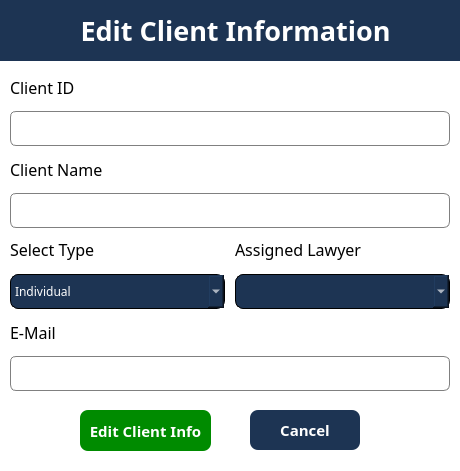
<?xml version="1.0" encoding="UTF-8"?>
<ui version="4.0">
 <class>editClient</class>
 <widget class="QDialog" name="editClient">
  <property name="geometry">
   <rect>
    <x>0</x>
    <y>0</y>
    <width>460</width>
    <height>471</height>
   </rect>
  </property>
  <property name="windowTitle">
   <string>Dialog</string>
  </property>
  <property name="styleSheet">
   <string notr="true">QDialog{
background-color: white;
}

#titleWidget{
background-color: #1d3453;
}
#title {
color: white;
}

QLineEdit{
	border:1px solid gray;
	border-radius: 6px;
	padding-left: 15px;
	height: 35px;
}

QComboBox{
border: 1px solid black;
border-radius: 8px;
background-color: #1d3453;
color: white;
height: 35px;


}</string>
  </property>
  <widget class="QPushButton" name="edit_lawyer_cancel">
   <property name="geometry">
    <rect>
     <x>250</x>
     <y>410</y>
     <width>110</width>
     <height>40</height>
    </rect>
   </property>
   <property name="font">
    <font>
     <family>Poppins</family>
     <pointsize>-1</pointsize>
     <weight>75</weight>
     <bold>true</bold>
    </font>
   </property>
   <property name="styleSheet">
    <string notr="true">QPushButton{
	background-color: #1d3453;
	color:white;
	border:none;
	border-radius: 8px;
	font-weight: bold;
	font-size: 15px;
}

QPushButton:hover{
	background-color: rgb(53, 96, 153)
}</string>
   </property>
   <property name="text">
    <string>Cancel</string>
   </property>
  </widget>
  <widget class="QPushButton" name="edit_client_info">
   <property name="geometry">
    <rect>
     <x>80</x>
     <y>410</y>
     <width>131</width>
     <height>41</height>
    </rect>
   </property>
   <property name="font">
    <font>
     <family>Poppins</family>
     <pointsize>-1</pointsize>
     <weight>75</weight>
     <bold>true</bold>
    </font>
   </property>
   <property name="styleSheet">
    <string notr="true">QPushButton{
	background-color: rgb(0, 139, 0);
	color:white;
	border:none;
	border-radius: 8px;
	font-weight: bold;
	font-size: 15px;
}

QPushButton:hover{
	background-color: rgb(0, 170, 0);
}</string>
   </property>
   <property name="text">
    <string>Edit Client Info</string>
   </property>
  </widget>
  <widget class="QWidget" name="titleWidget" native="true">
   <property name="geometry">
    <rect>
     <x>0</x>
     <y>0</y>
     <width>461</width>
     <height>61</height>
    </rect>
   </property>
   <widget class="QLabel" name="title">
    <property name="geometry">
     <rect>
      <x>50</x>
      <y>10</y>
      <width>371</width>
      <height>41</height>
     </rect>
    </property>
    <property name="font">
     <font>
      <family>Poppins</family>
      <pointsize>20</pointsize>
      <weight>75</weight>
      <bold>true</bold>
     </font>
    </property>
    <property name="text">
     <string>Edit Client Information</string>
    </property>
    <property name="alignment">
     <set>Qt::AlignCenter</set>
    </property>
   </widget>
  </widget>
  <widget class="QWidget" name="layoutWidget">
   <property name="geometry">
    <rect>
     <x>10</x>
     <y>70</y>
     <width>440</width>
     <height>321</height>
    </rect>
   </property>
   <layout class="QVBoxLayout" name="verticalLayout_7">
    <item>
     <layout class="QVBoxLayout" name="verticalLayout">
      <item>
       <widget class="QLabel" name="label_2">
        <property name="font">
         <font>
          <family>Poppins</family>
          <pointsize>12</pointsize>
         </font>
        </property>
        <property name="text">
         <string>Client ID</string>
        </property>
       </widget>
      </item>
      <item>
       <widget class="QLineEdit" name="clientIDinput_edit">
        <property name="minimumSize">
         <size>
          <width>0</width>
          <height>35</height>
         </size>
        </property>
        <property name="maximumSize">
         <size>
          <width>16777215</width>
          <height>35</height>
         </size>
        </property>
       </widget>
      </item>
     </layout>
    </item>
    <item>
     <layout class="QVBoxLayout" name="verticalLayout_2">
      <item>
       <widget class="QLabel" name="label_3">
        <property name="font">
         <font>
          <family>Poppins</family>
          <pointsize>12</pointsize>
         </font>
        </property>
        <property name="text">
         <string>Client Name</string>
        </property>
       </widget>
      </item>
      <item>
       <widget class="QLineEdit" name="clientNameinput_edit">
        <property name="minimumSize">
         <size>
          <width>0</width>
          <height>35</height>
         </size>
        </property>
        <property name="maximumSize">
         <size>
          <width>16777215</width>
          <height>35</height>
         </size>
        </property>
       </widget>
      </item>
     </layout>
    </item>
    <item>
     <layout class="QHBoxLayout" name="horizontalLayout">
      <property name="spacing">
       <number>10</number>
      </property>
      <item>
       <layout class="QVBoxLayout" name="verticalLayout_4">
        <item>
         <widget class="QLabel" name="label_5">
          <property name="font">
           <font>
            <family>Poppins</family>
            <pointsize>12</pointsize>
           </font>
          </property>
          <property name="text">
           <string>Select Type</string>
          </property>
         </widget>
        </item>
        <item>
         <widget class="QComboBox" name="clientTypeCombo_edit">
          <property name="minimumSize">
           <size>
            <width>0</width>
            <height>35</height>
           </size>
          </property>
          <property name="maximumSize">
           <size>
            <width>16777215</width>
            <height>35</height>
           </size>
          </property>
          <property name="font">
           <font>
            <family>Poppins</family>
           </font>
          </property>
          <item>
           <property name="text">
            <string>Individual</string>
           </property>
          </item>
          <item>
           <property name="text">
            <string>Business Owner</string>
           </property>
          </item>
          <item>
           <property name="text">
            <string>Company</string>
           </property>
          </item>
         </widget>
        </item>
       </layout>
      </item>
      <item>
       <layout class="QVBoxLayout" name="verticalLayout_6">
        <item>
         <widget class="QLabel" name="label_7">
          <property name="font">
           <font>
            <family>Poppins</family>
            <pointsize>12</pointsize>
           </font>
          </property>
          <property name="text">
           <string>Assigned Lawyer</string>
          </property>
         </widget>
        </item>
        <item>
         <widget class="QComboBox" name="assignedLawyerCombo_edit">
          <property name="minimumSize">
           <size>
            <width>0</width>
            <height>35</height>
           </size>
          </property>
          <property name="maximumSize">
           <size>
            <width>16777215</width>
            <height>35</height>
           </size>
          </property>
          <property name="font">
           <font>
            <family>Poppins</family>
           </font>
          </property>
         </widget>
        </item>
       </layout>
      </item>
     </layout>
    </item>
    <item>
     <layout class="QVBoxLayout" name="verticalLayout_3">
      <item>
       <widget class="QLabel" name="clientEmailLabel">
        <property name="font">
         <font>
          <family>Poppins</family>
          <pointsize>12</pointsize>
         </font>
        </property>
        <property name="text">
         <string>E-Mail</string>
        </property>
       </widget>
      </item>
      <item>
       <widget class="QLineEdit" name="clientEmail_edit">
        <property name="minimumSize">
         <size>
          <width>0</width>
          <height>35</height>
         </size>
        </property>
        <property name="maximumSize">
         <size>
          <width>16777215</width>
          <height>35</height>
         </size>
        </property>
       </widget>
      </item>
     </layout>
    </item>
   </layout>
  </widget>
 </widget>
 <resources/>
 <connections/>
</ui>
